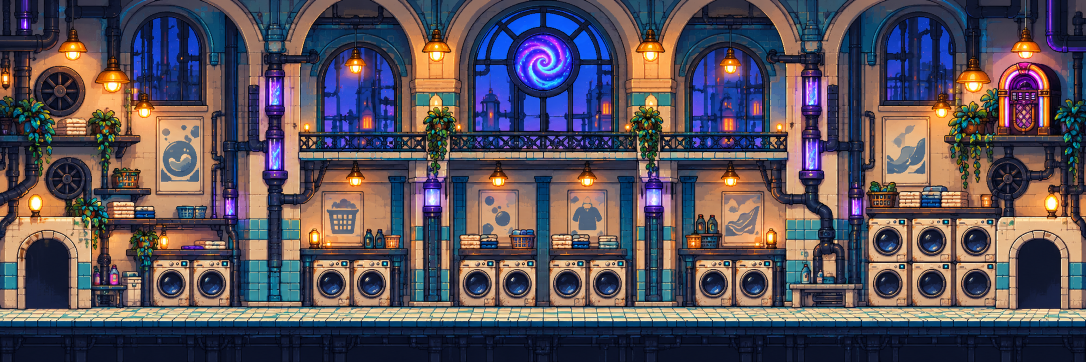
#> input picture src/assets/pack_laverie/laundry_room.png, 2172 x 724 px (shown at 1/2 size)
$ python preparer_laverie.py assets/pack_laverie/laundry_room.png
#> lines starting #> are read from the running program, lines starting #| are printed output that depends on the picture
"""Prépare les images de la laverie, des clients, des cartes et des cosmétiques pour le jeu.

    python3 preparer_laverie.py

Lit src/assets/pack_laverie/ (images générées d'après docs/prompt_sprites_chatgpt.md, fond transparent ou magenta uni),
découpe chaque planche en cases régulières, réduit chaque image à sa taille en jeu (moyenne de blocs, alpha net),
la recale sur son ancrage (pieds, centre ou bas) et écrit :
  ../assets/laverie/<nom>.png   planches prêtes pour le jeu (servies par Nginx, mises en cache par l'appli)
  laverie.json                  atlas (même format que campagne.json), fusionné par build.py
Une image absente est simplement ignorée : le jeu garde alors son dessin provisoire.
Demande Pillow (comme preparer_pack.py). Relancer ensuite build.py.
"""
import json, os, sys
from PIL import Image

HERE = os.path.dirname(os.path.abspath(__file__))
SRC = os.path.join(HERE, "assets", "pack_laverie")
OUT = os.path.join(HERE, "..", "assets", "laverie")

# nom de l'atlas : (fichier source, colonnes, lignes, largeur et hauteur d'une case en jeu, ancrage, animations, même échelle pour toutes les cases)
# ancrage : "feet" (milieu du bas), "center", "bottom" (bas, pour les décors)
# Le fichier source peut être une liste : le premier qui existe est pris (noms du prompt ou noms des images déjà fournies).
# Chaque fichier est aussi cherché à la racine de pack_laverie/ (sans son sous-dossier).
# FIT : pour une planche à même échelle, hauteur visée et images qui servent à la mesurer (sinon toutes, ajustées à la case).
NPCS = ["bulle", "capitaine", "bobine", "kage", "firmin"]
SPEC = {
    # images fournies : trois pièces de la laverie, portes, chaussette, tas de chaussettes, trophées
    "laverie_salle": ("laundry_room.png", 1, 1, 816, 272, "bottom", {"play": [0, 1]}, True),
    "laverie_chaussettes": ("laundry_socks_room.png", 1, 1, 680, 272, "bottom", {"play": [0, 1]}, True),
    "laverie_trophees": ("trophyroom.png", 1, 1, 680, 272, "bottom", {"play": [0, 1]}, True),
    "portes_laverie": ("laundrydoors.png", 3, 2, 48, 58, "bottom", {"fermee": [0, 3], "ouverte": [3, 3]}, True),
    "tas_chaussettes": ("laundrysocks.png", 3, 2, 170, 104, "bottom", {"play": [0, 6]}, True),
    "trophees": (["trophy_sprite.png", "laverie/trophees.png"], 3, 2, 30, 34, "bottom", {"play": [0, 6]}, True),
    "chaussette": (["sock_sprite.png", "objets/chaussette.png"], 4, 2, 28, 28, "center", {"flotte": [0, 4], "collecte": [4, 4]}, True),
    # robots de l'ancienne aventure (prompt H2) : remplacent les robots dessinés par le code
    "robot_marcheur": (["robot_marcheur.png", "ennemis/robot_marcheur.png"], 4, 2, 30, 30, "feet", {"marche": [0, 4], "charge": [4, 4]}, True),
    "robot_canon": (["robot_canon.png", "ennemis/robot_canon.png"], 4, 1, 34, 30, "feet", {"repos": [0, 2], "vise": [2, 2]}, True),
    "drone_ancien": (["drone_ancien.png", "ennemis/drone_ancien.png"], 4, 1, 24, 20, "center", {"vol": [0, 4]}, True),
    # images du prompt (docs/prompt_sprites_chatgpt.md), pas encore fournies
    "laverie_fond": ("laverie/laverie_fond.png", 1, 1, 480, 272, "bottom", {"play": [0, 1]}, True),
    "laverie_carrelage": ("laverie/laverie_carrelage.png", 4, 1, 16, 16, "center", {"damier": [0, 1], "losanges": [1, 1], "uni": [2, 1], "neon": [3, 1]}, False),
    "machine_defis": ("laverie/machine_defis.png", 4, 2, 48, 56, "bottom", {"repos": [0, 4], "marche": [4, 4]}, True),
    "jukebox": ("laverie/jukebox.png", 4, 2, 32, 48, "bottom", {"repos": [0, 4], "musique": [4, 4]}, True),
    "album_lutrin": ("laverie/album_lutrin.png", 4, 1, 32, 32, "bottom", {"ferme": [0, 1], "ouverture": [1, 3]}, True),
    "armoire": ("laverie/armoire.png", 4, 1, 40, 56, "bottom", {"fermee": [0, 1], "ouverture": [1, 3]}, True),
    "vitrine": ("laverie/vitrine.png", 1, 1, 48, 40, "bottom", {"play": [0, 1]}, True),
    "presentoir_badges": ("laverie/presentoir_badges.png", 1, 1, 40, 32, "bottom", {"play": [0, 1]}, True),
    "etendoir": ("laverie/etendoir.png", 1, 1, 64, 40, "bottom", {"play": [0, 1]}, True),
    "affiches_boss": ("laverie/affiches_boss.png", 6, 1, 24, 32, "bottom", {"play": [0, 6]}, False),
    "enseigne": ("laverie/enseigne.png", 1, 2, 96, 24, "center", {"allumee": [0, 1], "clignote": [1, 1]}, True),
    "coin_detente": ("laverie/coin_detente.png", 5, 1, 48, 48, "bottom", {"canape": [0, 1], "plante": [1, 1], "distributeur": [2, 1], "panier": [3, 1], "table": [4, 1]}, False),
    "bulles_pnj": ("laverie/bulles_pnj.png", 2, 3, 12, 12, "center", {"quete": [0, 2], "parler": [2, 2], "fini": [4, 2]}, True),
    "machine_reparations": ("laverie/machine_reparations.png", 7, 1, 72, 65, "bottom", {"play": [0, 7]}, True),
    **{f"pnj_{n}": ([f"pnj/pnj_{n}.png", f"pnj_{n}.png"], 4, 3, 48, 48, "feet", {"repos": [0, 4], "parle": [4, 2], "content": [8, 2]}, True) for n in NPCS},
    **{f"portrait_{n}": ([f"pnj/portrait_{n}.png", f"portrait_{n}.png"], 1, 1, 40, 40, "bottom", {"play": [0, 1]}, True) for n in NPCS},
    "cadres_cartes": ("cartes/cadres_cartes.png", 5, 1, 80, 112, "center", {"play": [0, 5]}, True),
    "illus_monstres": ("cartes/illus_monstres.png", 6, 1, 40, 40, "bottom", {"play": [0, 6]}, False),
    "badges": ("icones/badges.png", 5, 4, 16, 16, "center", {"play": [0, 19]}, False),
    "icones_jeu": ("icones/icones_jeu.png", 8, 1, 12, 12, "center", {"play": [0, 8]}, False),
    "chaussette_bonus": ("objets/chaussette_bonus.png", 4, 2, 28, 28, "center", {"flotte": [0, 4], "collecte": [4, 4]}, True),
    "objets_quete": ("objets/objets_quete.png", 8, 1, 16, 16, "center", {"play": [0, 8]}, False),
    "fx_vent": ("objets/fx_vent.png", 4, 1, 32, 16, "center", {"play": [0, 4]}, True),
    "ratelier": (["ratelier.png", "laverie/ratelier.png"], 4, 1, 48, 56, "bottom", {"fermee": [0, 1], "ouverture": [1, 3]}, True),
    # trésors de la collection : une ligne par objet, 4 images animées (de simple à très brillant)
    **{f"tresors_{i}": (f"tresors_{i}.png", 4, 5 if i == 4 else 6, 32, 32, "center", {"play": [0, 4]}, True) for i in range(1, 6)},
    "etagere": ("etagere.png", 1, 1, 64, 72, "bottom", {"play": [0, 1]}, True),
    # l'église (combat des mariés) : trois plans fixes d'arène, sol à y = 236
    **{f"eglise_{i}": (f"eglise/eglise_{i}.jpeg", 1, 1, 480, 272, "bottom", {"play": [0, 1]}, True) for i in range(1, 4)},
    "livre_deco": ("livre_deco.png", 2, 1, 52, 56, "feet", {"fermee": [0, 1], "ouverture": [1, 1]}, True),
    # livre des secrets (salle des chaussettes, il flotte) : fermé, entrouvert, ouvert ; fond gris d'origine retiré
    "carnet_secrets": ("livre_secrets.png", 3, 1, 72, 52, "bottom", {"fermee": [0, 1], "ouverture": [1, 2], "ouvert": [2, 1]}, True),
    # niveau secret du Dahaka, la grotte : scènes (terrain de jeu), cadres de premier plan, cascade, monstres du fond et gardiens du premier plan
    **{f"grotte_scene_{i}": (f"dahaka_grotte/scene_{i}.png", 1, 1, 480, 272, "bottom", {"play": [0, 1]}, True) for i in range(1, 7)},
    **{f"grotte_avant_{i}": (f"dahaka_grotte/avant_{i}.png", 1, 1, 480, 272, "bottom", {"play": [0, 1]}, True) for i in range(1, 5)},
    "grotte_cascade": ("dahaka_grotte/cascade.png", 2, 1, 112, 184, "bottom", {"play": [0, 2]}, True),
    "grotte_lezard": ("dahaka_grotte/fond_lezard.png", 3, 1, 52, 24, "feet", {"play": [0, 3]}, True),
    "grotte_golem": ("dahaka_grotte/fond_golem.png", 3, 1, 36, 36, "feet", {"play": [0, 3]}, True),
    "grotte_chauvesouris": ("dahaka_grotte/fond_chauvesouris.png", 3, 1, 44, 32, "center", {"play": [0, 3]}, True),
    "grotte_gardiens": ("dahaka_grotte/gardiens.png", 5, 3, 60, 56, "feet", {"cristal": [0, 5], "spectre": [5, 5], "champignon": [10, 5]}, True),
    "armes_icones": ("armes_icones.png", 5, 2, 32, 32, "center", {"play": [0, 10]}, False),
    "accessoires": ("cosmetiques/accessoires.png", 6, 2, 24, 24, "bottom", {"play": [0, 12]}, False),
    "autocollants_machine": ("cosmetiques/autocollants_machine.png", 6, 1, 16, 16, "center", {"play": [0, 6]}, False),
}

# hauteur visée et images de référence pour l'échelle commune (la chaussette se mesure sans les étincelles de la collecte)
FIT = {"livre_deco": (54, None), "carnet_secrets": (46, None), "grotte_cascade": (180, None), "grotte_lezard": (20, None), "grotte_golem": (32, None), "grotte_chauvesouris": (26, None), "grotte_gardiens": (50, None), "robot_marcheur": (24, None), "robot_canon": (24, None), "drone_ancien": (14, None), "chaussette": (22, [0, 1, 2, 3]), "chaussette_bonus": (22, [0, 1, 2, 3]), "tas_chaussettes": (100, None), "trophees": (32, None), "portes_laverie": (56, None)}

# lignes d'une planche aux hauteurs inégales (y début, y fin dans l'image source), au lieu de parts égales
ROWS = {"grotte_gardiens": [(14, 300), (300, 646), (646, 1000)]}

for _n in NPCS: FIT["pnj_" + _n] = (38, None)   # clients : environ 38 px de haut, comme les héros

def unmagenta(im):
    """Fond magenta (#FF00FF, à peu près) → transparent ; image déjà transparente : inchangée."""
    im = im.convert("RGBA")
    px = im.load(); w, h = im.size
    if any(px[x, y][3] < 250 for x in (0, w - 1) for y in (0, h - 1)): return im
    mag = lambda r, g, b: r >= 185 and b >= 185 and g <= 95 and abs(r - b) <= 50   # magenta à peu près uni (les images générées varient un peu)
    if not mag(*px[0, 0][:3]): return im   # fond plein (décor) : rien à détourer
    for y in range(h):
        for x in range(w):
            if mag(*px[x, y][:3]): px[x, y] = (0, 0, 0, 0)
    return im

# [17 lines left out: function drop_edge_bits, not called in this run]

def bbox(cell):
    a = cell.split()[3].point(lambda v: 255 if v > 40 else 0)
    return a.getbbox()

def prepare(name, spec):
#> called with name = 'laverie_salle'
    path, cols, rows, cw, ch, anchor, anims, uniform = spec
    paths = path if isinstance(path, list) else [path]
    paths = paths + [os.path.basename(q) for q in paths if os.path.basename(q) not in paths]   # aussi accepté à la racine du dossier
    full = next((os.path.join(SRC, q) for q in paths if os.path.exists(os.path.join(SRC, q))), None)
    if not full: return None
    path = os.path.relpath(full, SRC).replace(os.sep, "/")
    im = unmagenta(Image.open(full))
    W, H = im.size
    sw, sh = W / cols, H / rows
    ys = ROWS.get(name) or [(round(r * sh), round((r + 1) * sh)) for r in range(rows)]
    cells = [im.crop((round(c * sw), y0, round((c + 1) * sw), y1)) for y0, y1 in ys for c in range(cols)]
#> cells = 1 item
    if name.startswith(("tresors_", "grotte_")) and cw < 200: cells = [drop_edge_bits(c) for c in cells]
    boxes = [bbox(c) for c in cells]
#> boxes = [(0, 0, 2172, 724)]
    if cw >= 200:   # fond ou illustration : on garde toute l'image, réduite à la bonne taille
        crops = [c.resize((cw, ch), Image.BOX) for c in cells]
#> crops = 1 item
        scales = [None] * len(cells)
#> scales = 1 item
    else:
        if uniform:   # animation : la même échelle pour toutes les images (le personnage ne change pas de taille)
            th, ref = FIT.get(name, (None, None))
            ref_boxes = [boxes[i] for i in (ref or range(len(boxes))) if boxes[i]]
            mw = max((b[2] - b[0]) for b in ref_boxes) if ref_boxes else 1
            mh = max((b[3] - b[1]) for b in ref_boxes) if ref_boxes else 1
            s = th / mh if th else min(cw / mw, ch / mh)
            s = min(s, cw / mw)
            scales = [s] * len(cells)
        else:
            scales = [min(cw / (b[2] - b[0]), ch / (b[3] - b[1])) if b else 1 for b in boxes]
        b0 = next((b for b in boxes if b), None)   # centre du corps mesuré sur la première image
        refx = (b0[0] + b0[2]) / 2 if b0 else None
        crops = []
        for c, b, s in zip(cells, boxes, scales):
            if not b: crops.append(Image.new("RGBA", (cw, ch))); continue
            part = c.crop(b)
            nw, nh = max(1, round(part.width * s)), max(1, round(part.height * s))
            small = part.resize((nw, nh), Image.BOX)
            alpha = small.split()[3].point(lambda v: 255 if v > 110 else 0)   # alpha net : pas de bord flou
            small.putalpha(alpha)
            cell = Image.new("RGBA", (cw, ch))
            if anchor == "center":
                # centre de la case d'origine conservé (une étincelle décalée reste décalée)
                cx0, cy0 = (b[0] + b[2]) / 2 - c.width / 2, (b[1] + b[3]) / 2 - c.height / 2
                ox, oy = round((cw - nw) / 2 + cx0 * s * 0.5), round((ch - nh) / 2 + cy0 * s * 0.5)
            elif anchor == "feet" and uniform and refx is not None:   # animation : même décalage que dans la planche (un bras levé ne fait pas glisser le corps)
                ox, oy = min(max(0, round(cw / 2 + (b[0] - refx) * s)), cw - nw), ch - nh
            else: ox, oy = (cw - nw) // 2, ch - nh   # pieds ou bas : posé sur le bord bas, centré
            cell.paste(small, (ox, oy), small)
            crops.append(cell)
    sheet = Image.new("RGBA", (cw * cols, ch * rows))
#> sheet: PIL image 816x272 RGBA; every value is 0
    for i, c in enumerate(crops): sheet.paste(c, ((i % cols) * cw, (i // cols) * ch))
#> this loop made 1 pass
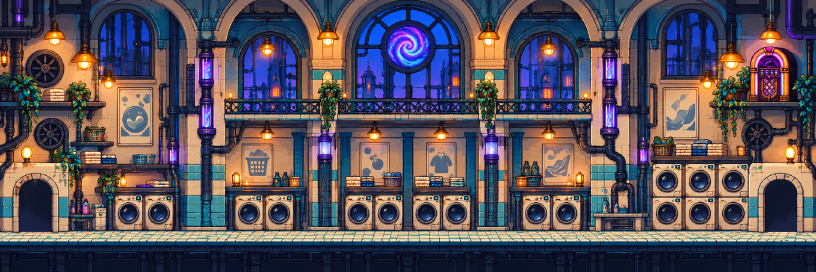
#> sheet: PIL image 816x272 RGBA; mean R, G, B, A 88.9, 80.4, 89.4, 255
    os.makedirs(OUT, exist_ok=True)
    for old in (os.path.join(OUT, name + e) for e in (".png", ".webp")):
        if os.path.exists(old): os.remove(old)
#> (the rest of the program and of its run is left out)
